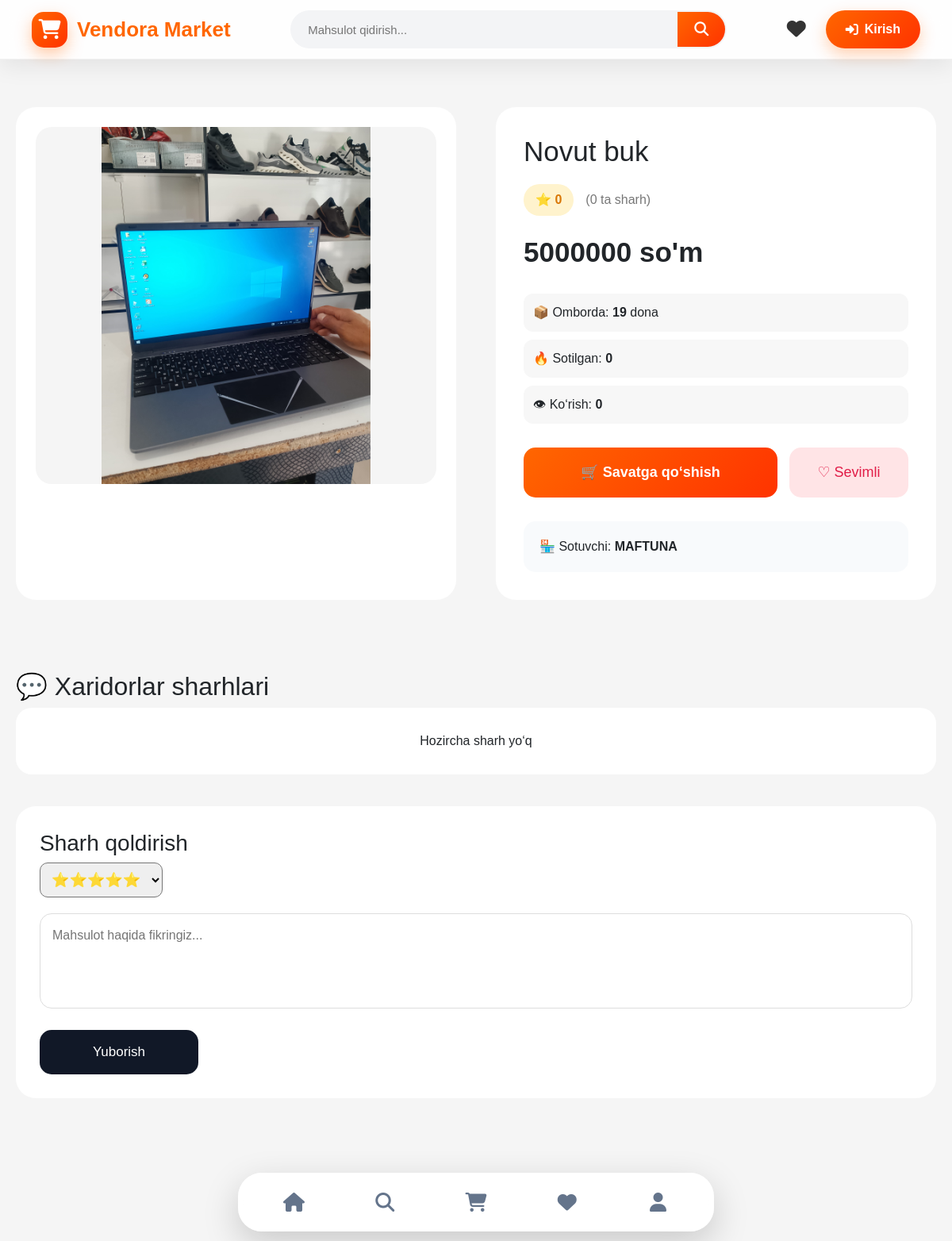
Screenshot of /product/31 with the database file from the repository.
### models/product.py (models this page shows, shortened)
class Product(db.Model):
    __tablename__ = "product"
    id = db.Column(
        db.Integer,
        primary_key=True
    )
    offer_id = db.Column(
        db.String(50),
        unique=True,
        nullable=False,
        index=True
    )
    sku = db.Column(
        db.String(100),
        unique=True,
        index=True
    )
    name = db.Column(
        db.String(200),
        nullable=False,
        index=True
    )
    slug = db.Column(
        db.String(250),
        unique=True,
        index=True
    )
    description = db.Column(
        db.Text
    )
    brand = db.Column(
        db.String(100)
    )
    price = db.Column(
        db.Integer,
        default=0,
        nullable=False
    )
    old_price = db.Column(
        db.Integer,
        default=0
    )
    discount = db.Column(
        db.Integer,
        default=0
    )
    image = db.Column(
        db.String(500)
    )
    images = db.Column(
        db.Text,
        default="[]"
    )
    def get_images(self):
        try:
            return json.loads(
                self.images
            )
        except:
            return []
    stock = db.Column(
        db.Integer,
        default=0
    )
    sold_count = db.Column(
        db.Integer,
        default=0
    )
    views = db.Column(
        db.Integer,
        default=0
    )
    rating = db.Column(
        db.Float,
        default=0
    )
    reviews_count = db.Column(
        db.Integer,
        default=0
    )
    active = db.Column(
        db.Boolean,
        default=False
    )
    approved = db.Column(
        db.Boolean,
        default=False
    )
    deleted = db.Column(
        db.Boolean,
        default=False
    )
    created_at = db.Column(
        db.DateTime,
        default=datetime.utcnow
    )
    updated_at = db.Column(
        db.DateTime,
        default=datetime.utcnow,
        onupdate=datetime.utcnow
    )
    category_id = db.Column(
        db.Integer,
        db.ForeignKey(
            "category.id"
        )
    )
    category = db.relationship(
        "Category",
        back_populates="products"
    )
    seller_id = db.Column(
        db.Integer,
        db.ForeignKey(
            "seller.id"
        ),
        index=True
    )
    seller = db.relationship(
        "Seller",
        back_populates="products"
    )
    cart_items = db.relationship(
        "Cart",
        back_populates="product",
        cascade="all, delete-orphan"
    )
    favorites = db.relationship(
        "Favorite",
        back_populates="product",
        cascade="all, delete-orphan"
    )
    reviews = db.relationship(
        "Review",
        back_populates="product",
        cascade="all, delete-orphan"
    )
    order_items = db.relationship(
        "OrderItem",
        back_populates="product"
    )
    notifications = db.relationship(
        "Notification",
        back_populates="product",
        cascade="all, delete-orphan"
    )

### models/seller.py (models this page shows, shortened)
class Seller(db.Model):
    __tablename__ = "seller"
    id = db.Column(
        db.Integer,
        primary_key=True
    )
    name = db.Column(
        db.String(100),
        nullable=False
    )
    phone = db.Column(
        db.String(20),
        unique=True,
        nullable=False
    )
    email = db.Column(
        db.String(150),
        unique=True
    )
    password = db.Column(
        db.String(200),
        nullable=False
    )
    shop_name = db.Column(
        db.String(200),
        nullable=False
    )
    shop_description = db.Column(
        db.Text
    )
    shop_logo = db.Column(
        db.String(500)
    )
    address = db.Column(
        db.String(300)
    )
    city = db.Column(
        db.String(100)
    )
    balance = db.Column(
        db.Integer,
        default=0
    )
    total_income = db.Column(
        db.Integer,
        default=0
    )
    withdrawn_money = db.Column(
        db.Integer,
        default=0
    )
    pending_withdraw = db.Column(
        db.Integer,
        default=0
    )
    total_sales = db.Column(
        db.Integer,
        default=0
    )
    sold_products = db.Column(
        db.Integer,
        default=0
    )
    total_orders = db.Column(
        db.Integer,
        default=0
    )
    commission = db.Column(
        db.Integer,
        default=10
    )
    rating = db.Column(
        db.Float,
        default=0
    )
    reviews_count = db.Column(
        db.Integer,
        default=0
    )
    status = db.Column(
        db.String(50),
        default="pending"
    )
    verified = db.Column(
        db.Boolean,
        default=False
    )
    blocked_reason = db.Column(
        db.Text
    )
    created_at = db.Column(
        db.DateTime,
        default=datetime.utcnow
    )
    last_login = db.Column(
        db.DateTime
    )
    last_activity = db.Column(
        db.DateTime
    )
    products = db.relationship(
        "Product",
        back_populates="seller",
        cascade="all, delete-orphan"
    )
    order_items = db.relationship(
        "OrderItem",
        back_populates="seller",
        cascade="all, delete-orphan"
    )
    withdraw_requests = db.relationship(
        "WithdrawRequest",
        back_populates="seller",
        cascade="all, delete-orphan"
    )
    notifications = db.relationship(
        "Notification",
        back_populates="seller",
        cascade="all, delete-orphan"
    )
    remember_token = db.Column(
    db.String(255),
    nullable=True
)

### routes/home.py (the view)
@home.route("/product/<int:id>")
def product_detail(id):
    product = Product.query.get_or_404(id)
    return render_template(
        "product/detail.html",
        product=product
    )

### templates/product/detail.html (shortened to what this page needs)
{% extends "layouts/base.html" %}
{% block content %}
<link rel="stylesheet" href="/static/css/product_detail.css">
<link rel="stylesheet" href="{{ url_for('static', filename='css/mobile-product.css') }}">
<link rel="stylesheet" href="{{ url_for('static', filename='css/mobile-product-detail.css') }}">
<div class="product-detail">
<div class="product-gallery">
<div class="main-image">
{% if product.image %}
<img
src="{{product.image}}"
id="mainProductImage"
>
{% else %}
📦
{% endif %}
</div>
</div>
<div class="product-info">
<h1>
{{product.name}}
</h1>
<div class="rating-box">
<span>
⭐ {{product.rating or 0}}
</span>
<a href="#reviews">
({{product.reviews_count or 0}} ta sharh)
</a>
</div>
<div class="price">
{{product.price}} so'm
</div>
<div class="info-line">
📦 Omborda:
<b>
{{product.stock}}
</b>
dona
</div>
<div class="info-line">
🔥 Sotilgan:
<b>
{{product.sold_count}}
</b>
</div>
<div class="info-line">
👁 Ko‘rish:
<b>
{{product.views}}
</b>
</div>
<div class="actions">
<button
class="cart-btn"
onclick="addToCart('{{product.id}}')">
🛒 Savatga qo‘shish
</button>
<button
class="favorite-btn">
♡ Sevimli
</button>
</div>
{% if product.seller %}
<div class="seller-box">
🏪 Sotuvchi:
<b>
{{product.seller.name}}
</b>
</div>
{% endif %}
</div>
</div>
<section id="reviews">
<h2>
💬 Xaridorlar sharhlari
</h2>
<div class="reviews">
{% for r in product.reviews %}
<div class="review">
<div class="review-head">
<b>
{{r.user.name}}
</b>
<span>
⭐ {{r.rating}}
</span>
</div>
<p>
{{r.text}}
</p>
</div>
{% else %}
<div class="empty-review">
Hozircha sharh yo‘q
</div>
{% endfor %}
</div>
<div class="add-review">
<h3>
Sharh qoldirish
</h3>
<form method="POST"
action="{{url_for('home.add_review',id=product.id)}}">
<div class="stars">
<select name="rating">
<option value="5">
⭐⭐⭐⭐⭐
</option>
</select>
</div>
<textarea
name="text"
placeholder="Mahsulot haqida fikringiz..."
required>
</textarea>
<button class="send-review">
Yuborish
</button>
</form>
</div>
</section>
{% endblock %}

### static/css/main.css (style rules this page uses)
body { margin:0; padding-bottom:80px; background:#f5f5f5; font-family:Arial,sans-serif; }
a { text-decoration:none; color:inherit; }

### static/css/navbar.css (style rules this page uses)
* { box-sizing:border-box; }

### static/css/bottom_nav.css (style rules this page uses)
body { padding-bottom:110px; }

### static/css/mobile-buttom-nav.css (style rules this page uses)
body { padding-bottom:110px; }

### static/css/product_detail.css (style rules this page uses)
.product-detail { max-width:1300px; margin:40px auto; padding:20px; display:grid; grid-template-columns: 1fr 1fr; gap:50px; }
.product-gallery { background:white; border-radius:25px; padding:25px; }
.main-image { width:100%; height:450px; display:flex; justify-content:center; align-items:center; overflow:hidden; border-radius:20px; background:#f5f5f5; }
.main-image img { width:100%; height:100%; object-fit:contain; }
.product-info { background:white; padding:35px; border-radius:25px; }
.product-info h1 { font-size:35px; margin-bottom:20px; }
.rating-box { display:flex; gap:15px; align-items:center; margin-bottom:20px; }
.rating-box span { background:#fff3cd; color:#d97706; padding:8px 15px; border-radius:20px; font-weight:bold; }
.rating-box a { color:#777; text-decoration:none; }
.price { font-size:35px; font-weight:800; margin:20px 0; }
.info-line { background:#f7f7f7; padding:12px; border-radius:12px; margin:10px 0; }
.actions { display:flex; gap:15px; margin-top:30px; }
.cart-btn { flex:1; background: linear-gradient( 135deg, #ff6600, #ff3300 ); color:white; border:none; padding:18px; border-radius:15px; font-size:18px; font-weight:bold; cursor:pointer; }
.favorite-btn { width:150px; border:none; background:#ffe4e6; color:#e11d48; border-radius:15px; font-size:18px; cursor:pointer; }
.seller-box { margin-top:30px; padding:20px; background:#f8fafc; border-radius:15px; }
#reviews { max-width:1200px; margin:50px auto; padding:20px; }
.reviews { display:flex; flex-direction:column; gap:20px; }
.empty-review { background:white; padding:30px; border-radius:20px; text-align:center; }
.add-review { margin-top:40px; background:white; padding:30px; border-radius:25px; }
.add-review textarea { width:100%; height:120px; margin:20px 0; padding:15px; border-radius:15px; border:1px solid #ddd; resize:none; }
.stars select { padding:10px; border-radius:10px; font-size:18px; }
.send-review { width:200px; padding:15px; border:none; border-radius:15px; background:#111827; color:white; font-size:17px; cursor:pointer; }

### rows the page displays
Product: image (picture), name "Novut buk", rating "0", reviews_count "0", price "5000000", stock "19", sold_count "0", views "0"
Seller: seller.name "MAFTUNA"
